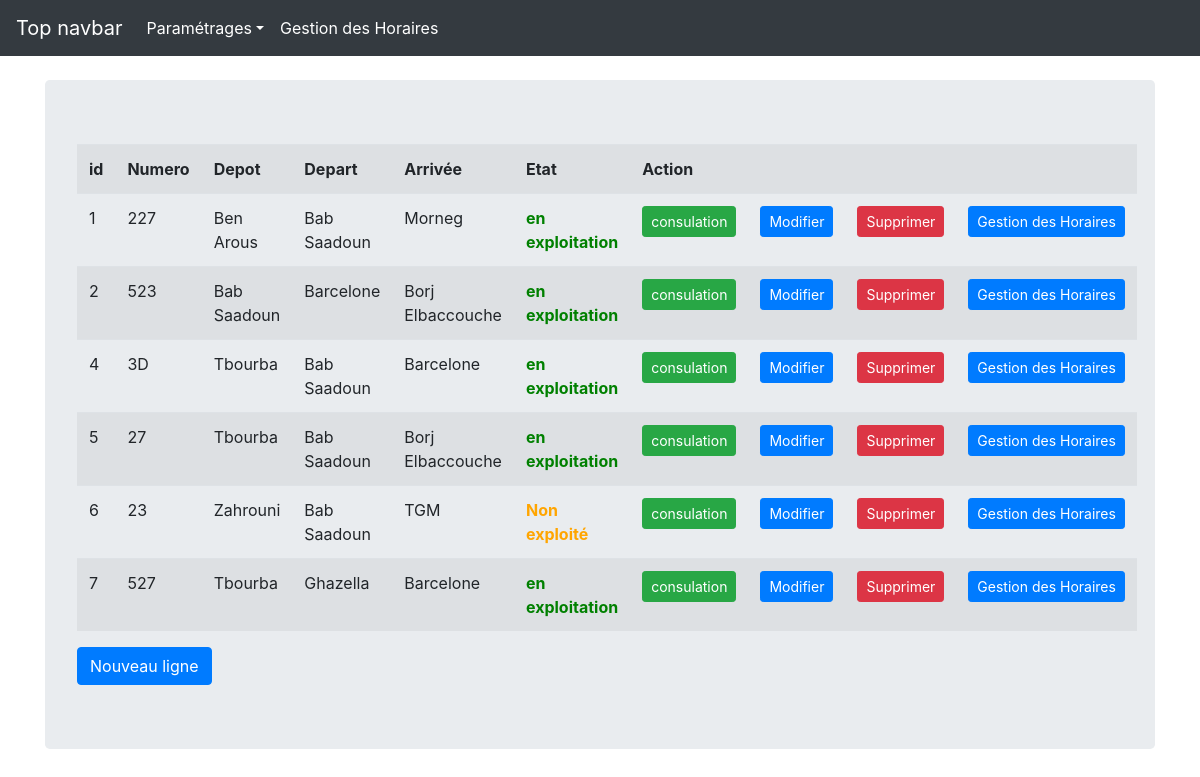
/admin/index.php?article=ligne&action=liste, run on the app's committed database.
### tables this page shows
CREATE TABLE `ligne` (
  `id` int(11) NOT NULL,
  `numero` varchar(45) NOT NULL,
  `status` varchar(45) NOT NULL,
  `depot_id` int(11) NOT NULL,
  `regin_hebdomadeur_id` int(11) NOT NULL,
  `station_arrivee_id` int(11) NOT NULL,
  `station_depart_id` int(11) NOT NULL
);

CREATE TABLE `depot` (
  `id` int(11) NOT NULL,
  `label` varchar(45) NOT NULL
);

CREATE TABLE `station` (
  `id` int(11) NOT NULL,
  `label` varchar(45) DEFAULT NULL
);

### admin/controller/ligne/liste-ligne.php (called while the page is built)
<?php
$alllignes = (new Ligne())->getAllLignes();
include 'vues/ligne/all-ligne-vues.php';
?>

### admin/index.php (called while the page is built, shortened)
<?php
    		require "./tools/spdo.php";
        require "./model/ligne/ligne-model.php";
      		$article = $_GET['article'];
      		$action = $_GET['action'];
      		include "controller/".$article."/".$action."-".$article.".php";
        	$content_page = ob_get_clean();
      		include "./layout.php"
      	?>

### admin/tools/spdo.php (called while the page is built, shortened)
<?php
class MySQL {
    static private $oPDO = NULL;
    static private $oInstance = NULL;
    private function __construct() {
        self::$oPDO = new PDO('mysql:host='.DB_HOST.';dbname='.DB_NAME, DB_USER, DB_PASS);
        self::$oPDO->setAttribute(PDO::ATTR_ERRMODE, PDO::ERRMODE_EXCEPTION);
        self::$oPDO->query("SET NAMES 'utf8'");
    }
    public function __destruct() {
        self::$oPDO = null ;
    }
    public function __call($method, $params) {
        return call_user_func_array(array(self::$oPDO, $method), $params);
    }
    static public function getInstance(){
        if(!(self::$oInstance instanceof self)){
            self::$oInstance = new self();
        }
        return self::$oInstance;
    }
}

### admin/model/ligne/ligne-model.php (called while the page is built, shortened)
<?php
class Ligne extends MySQL {
    public  function getAllLignes() {
        $dbh = MySQL::getInstance();
        $sql = "SELECT l.id, l.numero, d.label as label_depot, r.label as label_rh, sd.label as label_sd, sa.label as label_sa, l.status
          FROM ligne l, depot d, regim_hebdomadaire r, station sd, station sa
          WHERE  d.id = l.depot_id and r.id = l.regin_hebdomadeur_id and sa.id = l.station_depart_id and sd.id = l.station_arrivee_id";
        $stmt = $dbh->prepare($sql);
        $stmt->execute();
        return $stmt;
    }
}

### admin/vues/ligne/all-ligne-vues.php (the view)
<main role="main" class="container">
      <div class="jumbotron">
         <table class="table table-striped">
            <tr>
                <th>id</th>
                <th>Numero</th>
                <th>Depot</th>
                <th>Depart</th>
                <th>Arrivée</th>
                <th>Etat</th>
                <th colspan="4" style="width: 30%"> Action</th>
            </tr>
             <?php  foreach ($alllignes as $ligne) { ?>
            <tr>
                <td><?= $ligne['id'] ?></td>
                <td><?= $ligne['numero'] ?></td>
                <td><?= $ligne['label_depot'] ?></td>
                <td><?= $ligne['label_sd'] ?></td>
                <td><?= $ligne['label_sa'] ?></td>
                <td><? if( $ligne['status'] == 1) echo "<b style='color: green;'>en exploitation</b>"; else  echo "<b style='color: orange;'>Non exploité</b>" ?></td>
                <td><a class="btn btn-sm btn-success"  href="./index.php?article=ligne&action=display&id=<?php echo $ligne['id'] ?>">consulation</a></td>
                <td><a class="btn btn-sm btn-primary" href="./index.php?article=ligne&action=form-update&id=<?php echo $ligne['id'];?>">Modifier</a></td>
                <td><a class="btn btn-sm btn-danger" onclick="return confirm('Are you sure you want to Remove?');" href="./index.php?article=ligne&action=delete&id=<?php echo $ligne['id'];?>">Supprimer</a></td>
                <td><a class="btn btn-sm btn-primary"  href="./index.php?article=horaires-ligne&action=new&id=<?php echo $ligne['id'];?>">Gestion des Horaires</a></td>
            </tr>
             <?php } ?>
         </table>
          <a class="btn btn-primary" href="index.php?article=ligne&action=new">Nouveau ligne</a>
      </div>
    </main>

### admin/layout.php (shortened to what this page needs)
<!DOCTYPE html>
<html lang="en" class="wf-roboto-n3-active wf-roboto-n4-active wf-roboto-n5-active wf-active">
<head>
    <link href="./web/css/bootstrap.min.css" rel="stylesheet">
    <link href="./web/css/navbar-top.css" rel="stylesheet">
    <link rel="stylesheet" href="./web/css/css" media="all">
</head>
  <body>
  <nav class="navbar navbar-expand-md navbar-dark bg-dark mb-4">
      <a class="navbar-brand" href="https://getbootstrap.com/docs/4.0/examples/navbar-static/#">Top navbar</a>
      <div class="collapse navbar-collapse" id="navbarCollapse">
          <ul class="navbar-nav mr-auto">
              <li class="nav-item active">
                  <a class="nav-link dropdown-toggle" href="#" id="dropdown01" data-toggle="dropdown" aria-haspopup="true" aria-expanded="false">Paramétrages</a>
              </li>
              <li class="nav-item active">
                  <a class="nav-link" href="index.php?article=ligne&action=liste">Gestion des Horaires <span class="sr-only">(current)</span></a>
              </li>
          </ul>
      </div>
  </nav>
      	<?php
      	echo $content_page;
      	?>
</body><div class="notranslate" style="position: absolute; top: 0; right:0;" id="vd-root-d19608294"></div></html>

### admin/web/css/navbar-top.css (style rules this page uses)
body { min-height: 75rem; }

### data on the page
ligne: id "1", numero "227", depot.label "Ben Arous", station_arrivee.label "Bab Saadoun", station_depart.label "Morneg", status "en exploitation"
ligne: id "2", numero "523", depot.label "Bab Saadoun", station_arrivee.label "Barcelone", station_depart.label "Borj Elbaccouche", status "en exploitation"
ligne: id "4", numero "3D", depot.label "Tbourba", station_arrivee.label "Bab Saadoun", station_depart.label "Barcelone", status "en exploitation"
ligne: id "5", numero "27", depot.label "Tbourba", station_arrivee.label "Bab Saadoun", station_depart.label "Borj Elbaccouche", status "en exploitation"
ligne: id "6", numero "23", depot.label "Zahrouni", station_arrivee.label "Bab Saadoun", station_depart.label "TGM", status "Non exploité"
ligne: id "7", numero "527", depot.label "Tbourba", station_arrivee.label "Ghazella", station_depart.label "Barcelone", status "en exploitation"
